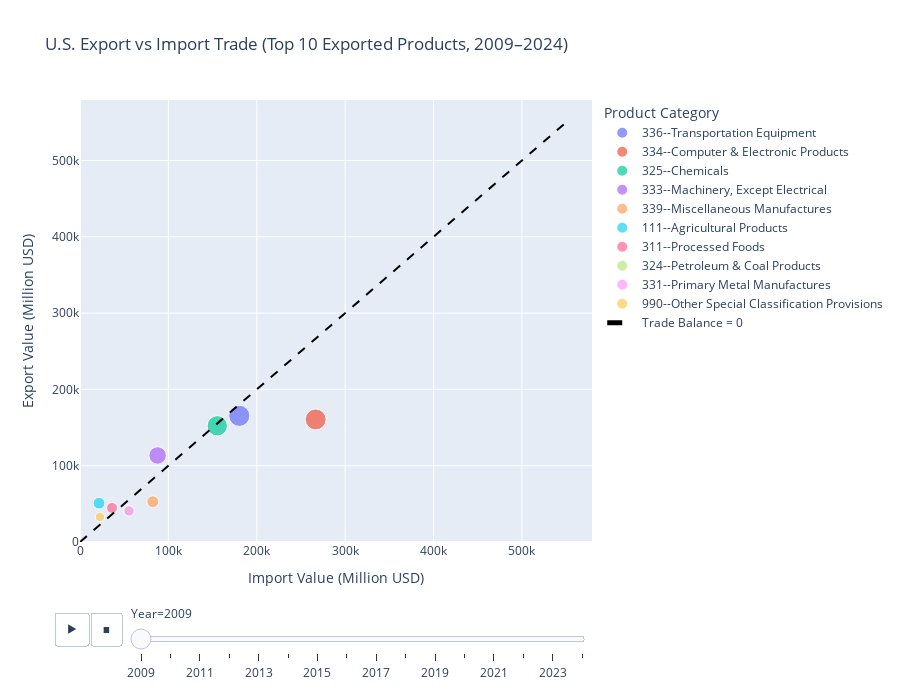

Notebook source saved alongside this figure:
### Code cell
# 📦 Step 1: Import libraries
import pandas as pd
import plotly.express as px
import plotly.graph_objects as go

# 📂 Step 2: Load data
export_clean = pd.read_csv("../data/Processed/Export_Trade_Cleaned.csv")
import_clean = pd.read_csv("../data/Processed/Import_Trade_Cleaned.csv")

# 🧼 Step 3: Clean and reshape
def clean_and_melt(df, value_name):
    df = df.copy()
    df.columns = df.columns.str.strip()
    
    # Remove $ and commas and convert to float
    for col in df.columns[1:]:
        df[col] = df[col].replace('[\$,]', '', regex=True).astype(float)
    
    # Reshape
    df_long = df.melt(id_vars=["Product"], var_name="Year", value_name=value_name)
    df_long["Year"] = df_long["Year"].astype(int)
    return df_long

export_long = clean_and_melt(export_clean, "Export")
import_long = clean_and_melt(import_clean, "Import")

# 🔗 Step 4: Merge & compute ranks
merged = pd.merge(export_long, import_long, on=["Product", "Year"])
merged["Is_All_Merchandise"] = merged["Product"].str.contains("All Merchandise")

# 🏆 Step 5: Select top 10 export products per year (excluding All Merchandise)
ranked = merged[~merged["Is_All_Merchandise"]].copy()
ranked["Rank"] = ranked.groupby("Year")["Export"].rank(method="first", ascending=False)

# Select top 10 per year
top_products = ranked.groupby("Year").apply(lambda g: g.nsmallest(10, "Rank")).reset_index(drop=True)

# Bubble size based on export value (scale down if needed)
top_products["Size"] = top_products["Export"] / 1000  # You can adjust divisor to scale

# 🧪 Step 6: Animated Scatter Plot
fig = px.scatter(
    top_products,
    x="Import",
    y="Export",
    color="Product",
    animation_frame="Year",
    size="Size",
    hover_name="Product",
    hover_data={"Rank": True, "Export": True, "Import": True},
    title="U.S. Export vs Import Trade (Top 10 Exported Products, 2009–2024)"
)

# ➕ Step 7: Add 45° trade balance line
max_val = max(top_products["Export"].max(), top_products["Import"].max())
fig.add_trace(go.Scatter(
    x=[0, max_val],
    y=[0, max_val],
    mode='lines',
    line=dict(color='black', dash='dash'),
    name='Trade Balance = 0'
))

# 🎨 Step 8: Layout
fig.update_layout(
    xaxis_title="Import Value (Million USD)",
    yaxis_title="Export Value (Million USD)",
    legend_title="Product Category",
    xaxis=dict(range=[0, max_val * 1.05]),
    yaxis=dict(range=[0, max_val * 1.05]),
    height=700
)

fig.show()

### Figure 1 — Plotly figure (JSON) as saved in the notebook; plotly's stock layout.template omitted (floating-point values rounded to 4 significant figures)
{"data": [{"customdata": [[1]], "hovertemplate": "<b>%{hovertext}</b><br><br>Product=336--Transportation Equipment<br>Year=2009<br>Import=%{x}<br>Export=%{y}<br>Size=%{marker.size}<br>Rank=%{customdata[0]}<extra></extra>", "hovertext": ["336--Transportation Equipment"], "legendgroup": "336--Transportation Equipment", "marker": {"color": "#636efa", "size": [165.4], "sizemode": "area", "sizeref": 0.7372, "symbol": "circle"}, "mode": "markers", "name": "336--Transportation Equipment", "orientation": "v", "showlegend": true, "type": "scatter", "x": [180212], "xaxis": "x", "y": [165375], "yaxis": "y"}, {"customdata": [[2]], "hovertemplate": "<b>%{hovertext}</b><br><br>Product=334--Computer & Electronic Products<br>Year=2009<br>Import=%{x}<br>Export=%{y}<br>Size=%{marker.size}<br>Rank=%{customdata[0]}<extra></extra>", "hovertext": ["334--Computer & Electronic Products"], "legendgroup": "334--Computer & Electronic Products", "marker": {"color": "#EF553B", "size": [160.6], "sizemode": "area", "sizeref": 0.7372, "symbol": "circle"}, "mode": "markers", "name": "334--Computer & Electronic Products", "orientation": "v", "showlegend": true, "type": "scatter", "x": [266612], "xaxis": "x", "y": [160628], "yaxis": "y"}, {"customdata": [[3]], "hovertemplate": "<b>%{hovertext}</b><br><br>Product=325--Chemicals<br>Year=2009<br>Import=%{x}<br>Export=%{y}<br>Size=%{marker.size}<br>Rank=%{customdata[0]}<extra></extra>", "hovertext": ["325--Chemicals"], "legendgroup": "325--Chemicals", "marker": {"color": "#00cc96", "size": [152.3], "sizemode": "area", "sizeref": 0.7372, "symbol": "circle"}, "mode": "markers", "name": "325--Chemicals", "orientation": "v", "showlegend": true, "type": "scatter", "x": [155313], "xaxis": "x", "y": [152255], "yaxis": "y"}, {"customdata": [[4]], "hovertemplate": "<b>%{hovertext}</b><br><br>Product=333--Machinery, Except Electrical<br>Year=2009<br>Import=%{x}<br>Export=%{y}<br>Size=%{marker.size}<br>Rank=%{customdata[0]}<extra></extra>", "hovertext": ["333--Machinery, Except Electrical"], "legendgroup": "333--Machinery, Except Electrical", "marker": {"color": "#ab63fa", "size": [113.4], "sizemode": "area", "sizeref": 0.7372, "symbol": "circle"}, "mode": "markers", "name": "333--Machinery, Except Electrical", "orientation": "v", "showlegend": true, "type": "scatter", "x": [87824], "xaxis": "x", "y": [113416], "yaxis": "y"}, {"customdata": [[5]], "hovertemplate": "<b>%{hovertext}</b><br><br>Product=339--Miscellaneous Manufactures<br>Year=2009<br>Import=%{x}<br>Export=%{y}<br>Size=%{marker.size}<br>Rank=%{customdata[0]}<extra></extra>", "hovertext": ["339--Miscellaneous Manufactures"], "legendgroup": "339--Miscellaneous Manufactures", "marker": {"color": "#FFA15A", "size": [52.74], "sizemode": "area", "sizeref": 0.7372, "symbol": "circle"}, "mode": "markers", "name": "339--Miscellaneous Manufactures", "orientation": "v", "showlegend": true, "type": "scatter", "x": [82344], "xaxis": "x", "y": [52740], "yaxis": "y"}, {"customdata": [[6]], "hovertemplate": "<b>%{hovertext}</b><br><br>Product=111--Agricultural Products<br>Year=2009<br>Import=%{x}<br>Export=%{y}<br>Size=%{marker.size}<br>Rank=%{customdata[0]}<extra></extra>", "hovertext": ["111--Agricultural Products"], "legendgroup": "111--Agricultural Products", "marker": {"color": "#19d3f3", "size": [50.83], "sizemode": "area", "sizeref": 0.7372, "symbol": "circle"}, "mode": "markers", "name": "111--Agricultural Products", "orientation": "v", "showlegend": true, "type": "scatter", "x": [21503], "xaxis": "x", "y": [50826], "yaxis": "y"}, {"customdata": [[7]], "hovertemplate": "<b>%{hovertext}</b><br><br>Product=311--Processed Foods<br>Year=2009<br>Import=%{x}<br>Export=%{y}<br>Size=%{marker.size}<br>Rank=%{customdata[0]}<extra></extra>", "hovertext": ["311--Processed Foods"], "legendgroup": "311--Processed Foods", "marker": {"color": "#FF6692", "size": [44.68], "sizemode": "area", "sizeref": 0.7372, "symbol": "circle"}, "mode": "markers", "name": "311--Processed Foods", "orientation": "v", "showlegend": true, "type": "scatter", "x": [36228], "xaxis": "x", "y": [44679], "yaxis": "y"}, {"customdata": [[8]], "hovertemplate": "<b>%{hovertext}</b><br><br>Product=324--Petroleum & Coal Products<br>Year=2009<br>Import=%{x}<br>Export=%{y}<br>Size=%{marker.size}<br>Rank=%{customdata[0]}<extra></extra>", "hovertext": ["324--Petroleum & Coal Products"], "legendgroup": "324--Petroleum & Coal Products", "marker": {"color": "#B6E880", "size": [41.59], "sizemode": "area", "sizeref": 0.7372, "symbol": "circle"}, "mode": "markers", "name": "324--Petroleum & Coal Products", "orientation": "v", "showlegend": true, "type": "scatter", "x": [54685], "xaxis": "x", "y": [41595], "yaxis": "y"}, {"customdata": [[9]], "hovertemplate": "<b>%{hovertext}</b><br><br>Product=331--Primary Metal Manufactures<br>Year=2009<br>Import=%{x}<br>Export=%{y}<br>Size=%{marker.size}<br>Rank=%{customdata[0]}<extra></extra>", "hovertext": ["331--Primary Metal Manufactures"], "legendgroup": "331--Primary Metal Manufactures", "marker": {"color": "#FF97FF", "size": [40.66], "sizemode": "area", "sizeref": 0.7372, "symbol": "circle"}, "mode": "markers", "name": "331--Primary Metal Manufactures", "orientation": "v", "showlegend": true, "type": "scatter", "x": [55578], "xaxis": "x", "y": [40656], "yaxis": "y"}, {"customdata": [[10]], "hovertemplate": "<b>%{hovertext}</b><br><br>Product=990--Other Special Classification Provisions<br>Year=2009<br>Import=%{x}<br>Export=%{y}<br>Size=%{marker.size}<br>Rank=%{customdata[0]}<extra></extra>", "hovertext": ["990--Other Special Classification Provisions"], "legendgroup": "990--Other Special Classification Provisions", "marker": {"color": "#FECB52", "size": [32.78], "sizemode": "area", "sizeref": 0.7372, "symbol": "circle"}, "mode": "markers", "name": "990--Other Special Classification Provisions", "orientation": "v", "showlegend": true, "type": "scatter", "x": [22546], "xaxis": "x", "y": [32784], "yaxis": "y"}, {"line": {"color": "black", "dash": "dash"}, "mode": "lines", "name": "Trade Balance = 0", "type": "scatter", "x": [0, 551708], "y": [0, 551708]}], "layout": {"height": 700, "legend": {"itemsizing": "constant", "title": {"text": "Product Category"}, "tracegroupgap": 0}, "sliders": [{"active": 0, "currentvalue": {"prefix": "Year="}, "len": 0.9, "pad": {"b": 10, "t": 60}, "steps": [{"args": [["2009"], {"frame": {"duration": 0, "redraw": false}, "fromcurrent": true, "mode": "immediate", "transition": {"duration": 0, "easing": "linear"}}], "label": "2009", "method": "animate"}, {"args": [["2010"], {"frame": {"duration": 0, "redraw": false}, "fromcurrent": true, "mode": "immediate", "transition": {"duration": 0, "easing": "linear"}}], "label": "2010", "method": "animate"}, {"args": [["2011"], {"frame": {"duration": 0, "redraw": false}, "fromcurrent": true, "mode": "immediate", "transition": {"duration": 0, "easing": "linear"}}], "label": "2011", "method": "animate"}, {"args": [["2012"], {"frame": {"duration": 0, "redraw": false}, "fromcurrent": true, "mode": "immediate", "transition": {"duration": 0, "easing": "linear"}}], "label": "2012", "method": "animate"}, {"args": [["2013"], {"frame": {"duration": 0, "redraw": false}, "fromcurrent": true, "mode": "immediate", "transition": {"duration": 0, "easing": "linear"}}], "label": "2013", "method": "animate"}, {"args": [["2014"], {"frame": {"duration": 0, "redraw": false}, "fromcurrent": true, "mode": "immediate", "transition": {"duration": 0, "easing": "linear"}}], "label": "2014", "method": "animate"}, {"args": [["2015"], {"frame": {"duration": 0, "redraw": false}, "fromcurrent": true, "mode": "immediate", "transition": {"duration": 0, "easing": "linear"}}], "label": "2015", "method": "animate"}, {"args": [["2016"], {"frame": {"duration": 0, "redraw": false}, "fromcurrent": true, "mode": "immediate", "transition": {"duration": 0, "easing": "linear"}}], "label": "2016", "method": "animate"}, {"args": [["2017"], {"frame": {"duration": 0, "redraw": false}, "fromcurrent": true, "mode": "immediate", "transition": {"duration": 0, "easing": "linear"}}], "label": "2017", "method": "animate"}, {"args": [["2018"], {"frame": {"duration": 0, "redraw": false}, "fromcurrent": true, "mode": "immediate", "transition": {"duration": 0, "easing": "linear"}}], "label": "2018", "method": "animate"}, {"args": [["2019"], {"frame": {"duration": 0, "redraw": false}, "fromcurrent": true, "mode": "immediate", "transition": {"duration": 0, "easing": "linear"}}], "label": "2019", "method": "animate"}, {"args": [["2020"], {"frame": {"duration": 0, "redraw": false}, "fromcurrent": true, "mode": "immediate", "transition": {"duration": 0, "easing": "linear"}}], "label": "2020", "method": "animate"}, {"args": [["2021"], {"frame": {"duration": 0, "redraw": false}, "fromcurrent": true, "mode": "immediate", "transition": {"duration": 0, "easing": "linear"}}], "label": "2021", "method": "animate"}, {"args": [["2022"], {"frame": {"duration": 0, "redraw": false}, "fromcurrent": true, "mode": "immediate", "transition": {"duration": 0, "easing": "linear"}}], "label": "2022", "method": "animate"}, {"args": [["2023"], {"frame": {"duration": 0, "redraw": false}, "fromcurrent": true, "mode": "immediate", "transition": {"duration": 0, "easing": "linear"}}], "label": "2023", "method": "animate"}, {"args": [["2024"], {"frame": {"duration": 0, "redraw": false}, "fromcurrent": true, "mode": "immediate", "transition": {"duration": 0, "easing": "linear"}}], "label": "2024", "method": "animate"}], "x": 0.1, "xanchor": "left", "y": 0, "yanchor": "top"}], "title": {"text": "U.S. Export vs Import Trade (Top 10 Exported Products, 2009–2024)"}, "updatemenus": [{"buttons": [{"args": [null, {"frame": {"duration": 500, "redraw": false}, "fromcurrent": true, "mode": "immediate", "transition": {"duration": 500, "easing": "linear"}}], "label": "&#9654;", "method": "animate"}, {"args": [[null], {"frame": {"duration": 0, "redraw": false}, "fromcurrent": true, "mode": "immediate", "transition": {"duration": 0, "easing": "linear"}}], "label": "&#9724;", "method": "animate"}], "direction": "left", "pad": {"r": 10, "t": 70}, "showactive": false, "type": "buttons", "x": 0.1, "xanchor": "right", "y": 0, "yanchor": "top"}], "xaxis": {"anchor": "y", "domain": [0, 1], "range": [0, 579300.0], "title": {"text": "Import Value (Million USD)"}}, "yaxis": {"anchor": "x", "domain": [0, 1], "range": [0, 579300.0], "title": {"text": "Export Value (Million USD)"}}}}
